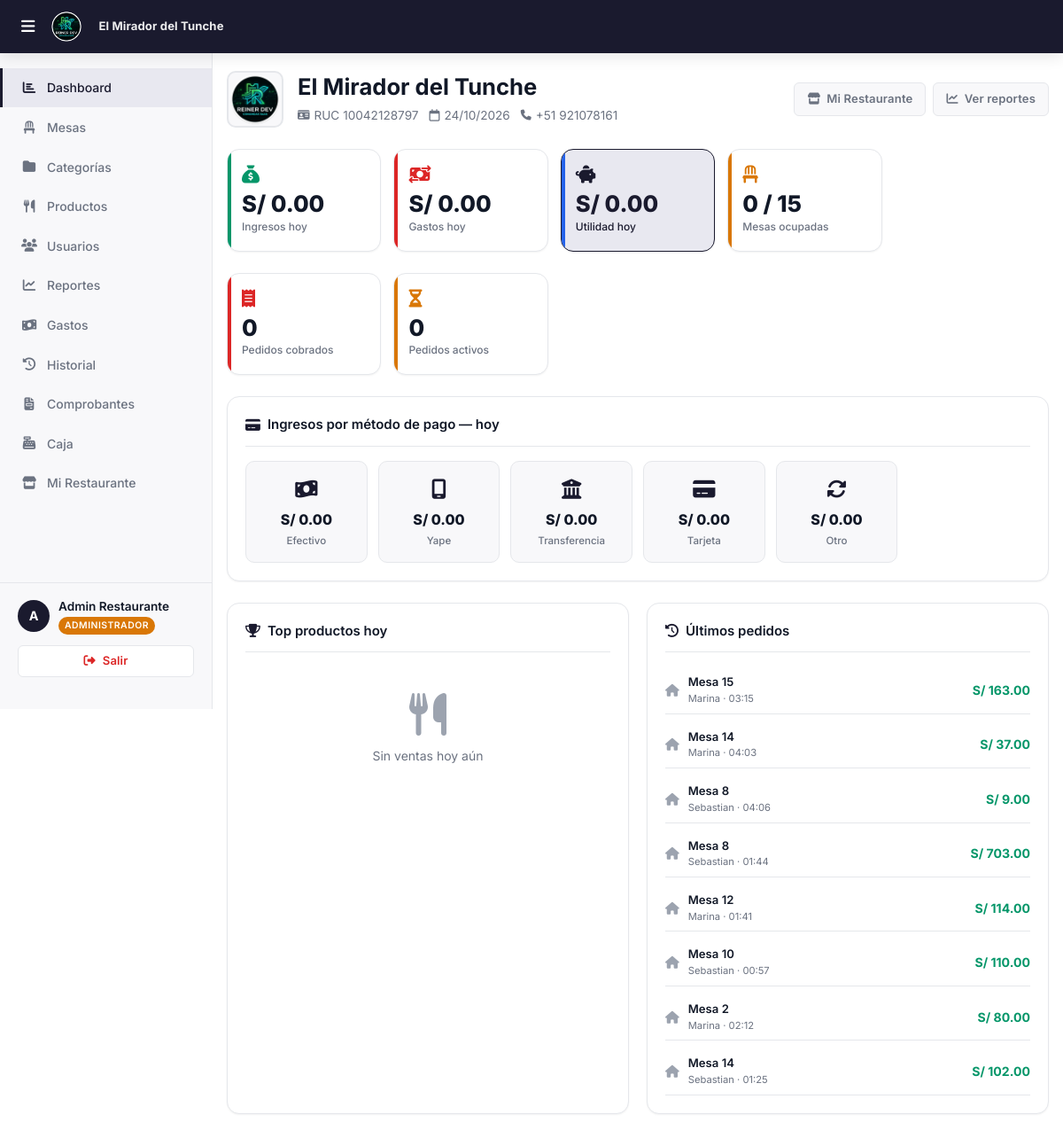
Screenshot of /roles/admin/dashboard.php (signed in) with the database file from the repository.
### tables this page shows
CREATE TABLE `facturacion_config` (
  `id` int(11) NOT NULL,
  `restaurante_id` int(11) NOT NULL,
  `ruc` varchar(11) DEFAULT NULL,
  `razon_social` varchar(200) DEFAULT NULL,
  `nombre_comercial` varchar(150) DEFAULT NULL,
  `direccion_fiscal` varchar(300) DEFAULT NULL,
  `telefono` varchar(20) DEFAULT NULL,
  `serie_boleta` varchar(4) DEFAULT 'B001',
  `serie_factura` varchar(4) DEFAULT 'F001',
  `serie_simple` varchar(4) DEFAULT 'T001',
  `correlativo_boleta` int(11) DEFAULT 0,
  `correlativo_factura` int(11) DEFAULT 0,
  `correlativo_simple` int(11) DEFAULT 0,
  `pie_mensaje` varchar(300) DEFAULT '¡Gracias por su visita!',
  `logo` varchar(255) DEFAULT NULL,
  `updated_at` timestamp NOT NULL DEFAULT current_timestamp() ON UPDATE current_timestamp()
);

CREATE TABLE `pedidos` (
  `id` int(11) NOT NULL,
  `restaurante_id` int(11) NOT NULL,
  `mesa_id` int(11) DEFAULT NULL,
  `usuario_id` int(11) NOT NULL,
  `tipo` enum('aqui','llevar') NOT NULL,
  `estado` enum('activo','cobrado','cancelado') DEFAULT 'activo',
  `total` decimal(10,2) DEFAULT 0.00,
  `descuento` decimal(10,2) DEFAULT 0.00,
  `cargo_extra` decimal(10,2) DEFAULT 0.00,
  `notas` text DEFAULT NULL,
  `created_at` timestamp NOT NULL DEFAULT current_timestamp(),
  `updated_at` timestamp NOT NULL DEFAULT current_timestamp() ON UPDATE current_timestamp()
);

CREATE TABLE `mesas` (
  `id` int(11) NOT NULL,
  `restaurante_id` int(11) NOT NULL,
  `numero` int(11) NOT NULL,
  `capacidad` int(11) DEFAULT 4,
  `estado` enum('libre','ocupada','reservada') DEFAULT 'libre',
  `activo` tinyint(1) DEFAULT 1
);

CREATE TABLE `usuarios` (
  `id` int(11) NOT NULL,
  `restaurante_id` int(11) DEFAULT NULL,
  `nombre` varchar(100) NOT NULL,
  `email` varchar(100) NOT NULL,
  `password` varchar(255) NOT NULL,
  `rol` enum('superadmin','admin','atencion','cocina') NOT NULL,
  `activo` tinyint(1) DEFAULT 1,
  `created_at` timestamp NOT NULL DEFAULT current_timestamp()
);

### roles/admin/dashboard.php (the view, shortened to what this page needs)
<?php
$restauranteId = $_SESSION['restaurante_id'];
$db = getDB();
$hoy = date('Y-m-d');
$stVentas = $db->prepare("
    SELECT COALESCE(SUM(pa.monto), 0) AS total_dia, COUNT(DISTINCT pe.id) AS pedidos_dia
    FROM pagos pa
    JOIN pedidos pe ON pe.id = pa.pedido_id
    WHERE pe.restaurante_id = ? AND pe.estado = 'cobrado' AND pa.anulado = 0 AND DATE(pa.created_at) = ?
");
$stVentas->execute([$restauranteId, $hoy]);
$ventas = $stVentas->fetch();
$stGastosDia = $db->prepare("SELECT COALESCE(SUM(monto), 0) FROM gastos WHERE restaurante_id = ? AND fecha = ? AND activo = 1");
$stGastosDia->execute([$restauranteId, $hoy]);
$gastosDia = $stGastosDia->fetchColumn();
$utilidadDia = $ventas['total_dia'] - $gastosDia;
$stMesas = $db->prepare("SELECT COUNT(*) AS ocupadas FROM mesas WHERE restaurante_id = ? AND estado = 'ocupada' AND activo = 1");
$stMesas->execute([$restauranteId]);
$mesasOcupadas = $stMesas->fetchColumn();
$stTotal = $db->prepare("SELECT COUNT(*) FROM mesas WHERE restaurante_id = ? AND activo = 1");
$stTotal->execute([$restauranteId]);
$totalMesas = $stTotal->fetchColumn();
$stActivos = $db->prepare("SELECT COUNT(*) FROM pedidos WHERE restaurante_id = ? AND estado = 'activo'");
$stActivos->execute([$restauranteId]);
$pedidosActivos = $stActivos->fetchColumn();
$stMetodos = $db->prepare("
    SELECT pa.metodo, COALESCE(SUM(pa.monto),0) AS total
    FROM pagos pa
    JOIN pedidos pe ON pe.id = pa.pedido_id
    WHERE pe.restaurante_id = ? AND pe.estado = 'cobrado' AND pa.anulado = 0 AND DATE(pa.created_at) = ?
    GROUP BY pa.metodo
");
$stMetodos->execute([$restauranteId, $hoy]);
$metodos = $stMetodos->fetchAll();
$metodoMap = array_column($metodos, 'total', 'metodo');
$stTop = $db->prepare("
    SELECT pr.nombre, SUM(pi.cantidad) AS vendidos, SUM(pi.subtotal) AS ingreso
    FROM pedido_items pi
    JOIN pedidos pe ON pe.id = pi.pedido_id
    JOIN productos pr ON pr.id = pi.producto_id
    WHERE pe.restaurante_id = ? AND pe.estado = 'cobrado'
      AND EXISTS (
          SELECT 1 FROM pagos pa
          WHERE pa.pedido_id = pe.id AND pa.anulado = 0 AND DATE(pa.created_at) = ?
      )
    GROUP BY pr.id, pr.nombre
    ORDER BY vendidos DESC
    LIMIT 5
");
$stTop->execute([$restauranteId, $hoy]);
$topProductos = $stTop->fetchAll();
$stUltimos = $db->prepare("
    SELECT pe.id, pe.tipo, pe.total, pe.created_at,
           m.numero AS mesa_numero,
           u.nombre AS cajero
    FROM pedidos pe
    LEFT JOIN mesas m ON m.id = pe.mesa_id
    JOIN usuarios u ON u.id = pe.usuario_id
    WHERE pe.restaurante_id = ? AND pe.estado = 'cobrado'
    ORDER BY pe.updated_at DESC
    LIMIT 8
");
$stUltimos->execute([$restauranteId]);
$ultimosPedidos = $stUltimos->fetchAll();
$stRest = $db->prepare("
    SELECT r.nombre,
           fc.logo, fc.nombre_comercial, fc.ruc, fc.direccion_fiscal, fc.telefono
    FROM restaurantes r
    LEFT JOIN facturacion_config fc ON fc.restaurante_id = r.id
    WHERE r.id = ?
");
$stRest->execute([$restauranteId]);
$restaurante = $stRest->fetch();
$nombreMostrar = !empty($restaurante['nombre_comercial'])
    ? $restaurante['nombre_comercial']
    : ($restaurante['nombre'] ?? 'Restaurante');
require_once '../../includes/header.php';
?>
        <div class="page-content">
            <div class="head-dashboard">
                <div class="head-brand">
                    <?php
                    $logoPath = $restaurante['logo'] ?? null;
                    $logoSrc  = ($logoPath && file_exists($_SERVER['DOCUMENT_ROOT'] . $logoPath))
                        ? htmlspecialchars($logoPath)
                        : BASE_URL . '/assets/logo.png';
                    ?>
                    <div style="width:64px;height:64px;border-radius:var(--radius-md);overflow:hidden;
                                border:2px solid var(--border);background:var(--bg-secondary);
                                display:flex;align-items:center;justify-content:center;flex-shrink:0;">
                        <img src="<?= $logoSrc ?>" alt="Logo" style="max-width:100%;max-height:100%;object-fit:contain;">
                    </div>
                    <div class="head-brand-info">
                        <h1><?= htmlspecialchars($nombreMostrar) ?></h1>
                        <div class="head-brand-meta">
                            <?php if (!empty($restaurante['ruc'])): ?>
                                <span><i class="fa-solid fa-id-card" style="margin-right:5px;font-size:0.75rem;"></i> RUC <?= htmlspecialchars($restaurante['ruc']) ?></span>
                            <?php endif; ?>
                            <span><i class="fa-regular fa-calendar" style="margin-right:5px;"></i> <?= date('d/m/Y') ?></span>
                            <?php if (!empty($restaurante['telefono'])): ?>
                                <span><i class="fa-solid fa-phone" style="margin-right:5px;font-size:0.75rem;"></i> <?= htmlspecialchars($restaurante['telefono']) ?></span>
                            <?php endif; ?>
                        </div>
                    </div>
                </div>
                <div class="head-actions">
                    <a href="config_facturacion.php" class="btn btn-ghost btn-sm">
                        <i class="fa-solid fa-store"></i> Mi Restaurante
                    </a>
                    <a href="reportes.php" class="btn btn-ghost btn-sm">
                        <i class="fa-solid fa-chart-line"></i> Ver reportes
                    </a>
                </div>
            </div>
            <div class="stats-grid mb-24">
                <div class="stat-card verde">
                    <div class="stat-icon"><i class="fa-solid fa-sack-dollar"></i></div>
                    <div class="stat-valor">S/ <?= number_format($ventas['total_dia'], 2) ?></div>
                    <div class="stat-label">Ingresos hoy</div>
                </div>
                <div class="stat-card rojo">
                    <div class="stat-icon"><i class="fa-solid fa-money-bill-transfer"></i></div>
                    <div class="stat-valor">S/ <?= number_format($gastosDia, 2) ?></div>
                    <div class="stat-label">Gastos hoy</div>
                </div>
                <div class="stat-card azul" style="background: var(--primary-light); border-color: var(--primary);">
                    <div class="stat-icon" style="color: var(--primary);"><i class="fa-solid fa-piggy-bank"></i></div>
                    <div class="stat-valor" style="color: var(--primary);">S/ <?= number_format($utilidadDia, 2) ?></div>
                    <div class="stat-label" style="color: var(--primary);">Utilidad hoy</div>
                </div>
                <div class="stat-card naranja">
                    <div class="stat-icon"><i class="fa-solid fa-chair"></i></div>
                    <div class="stat-valor"><?= $mesasOcupadas ?> / <?= $totalMesas ?></div>
                    <div class="stat-label">Mesas ocupadas</div>
                </div>
            </div>
            <div class="stats-grid mb-24">
                <div class="stat-card rojo">
                    <div class="stat-icon"><i class="fa-solid fa-receipt"></i></div>
                    <div class="stat-valor"><?= $ventas['pedidos_dia'] ?></div>
                    <div class="stat-label">Pedidos cobrados</div>
                </div>
                <div class="stat-card dorado">
                    <div class="stat-icon"><i class="fa-solid fa-hourglass-half"></i></div>
                    <div class="stat-valor"><?= $pedidosActivos ?></div>
                    <div class="stat-label">Pedidos activos</div>
                </div>
            </div>
            <div class="card mb-24">
                <div class="card-title"><i class="fa-solid fa-credit-card"></i> Ingresos por método de pago — hoy</div>
                <div style="display:grid;grid-template-columns:repeat(auto-fill,minmax(120px,1fr));gap:12px;">
                    <?php
                    $metodoInfo = [
                        'efectivo'      => ['fa-money-bill-wave', 'Efectivo'],
                        'yape'          => ['fa-mobile-screen',   'Yape'],
                        'transferencia' => ['fa-building-columns','Transferencia'],
                        'tarjeta'       => ['fa-credit-card',     'Tarjeta'],
                        'otro'          => ['fa-rotate',          'Otro'],
                    ];
                    foreach ($metodoInfo as $key => [$icon, $label]): ?>
                    <div style="background:var(--bg-secondary);border-radius:var(--radius-md);padding:14px 12px;text-align:center;border:1px solid var(--border);">
                        <div style="font-size:1.4rem;color:var(--primary);margin-bottom:6px;"><i class="fa-solid <?= $icon ?>"></i></div>
                        <div style="font-weight:800;font-size:1rem;margin:4px 0;color:var(--text-primary);">S/ <?= number_format($metodoMap[$key] ?? 0, 2) ?></div>
                        <div style="font-size:.72rem;color:var(--text-secondary);font-weight:500;"><?= $label ?></div>
                    </div>
                    <?php endforeach; ?>
                </div>
            </div>
            <div class="dashboard-bottom-grid">
                <div class="card">
                    <div class="card-title"><i class="fa-solid fa-trophy"></i> Top productos hoy</div>
                    <?php if ($topProductos): ?>
                    <div style="display:flex;flex-direction:column;gap:10px;">
                        <?php foreach ($topProductos as $i => $p): ?>
                        <div style="display:flex;align-items:center;gap:10px;">
                            <div style="width:26px;height:26px;background:<?= $i===0?'var(--warning)':($i===1?'var(--border)':'var(--bg-secondary)') ?>;border-radius:50%;display:flex;align-items:center;justify-content:center;font-size:.72rem;font-weight:800;color:var(--text-primary);flex-shrink:0;"><?= $i+1 ?></div>
                            <div style="flex:1;">
                                <div style="font-size:.875rem;font-weight:600;color:var(--text-primary);"><?= htmlspecialchars($p['nombre']) ?></div>
                                <div style="font-size:.72rem;color:var(--text-secondary);"><?= $p['vendidos'] ?> vendidos</div>
                            </div>
                            <div style="font-size:.875rem;font-weight:700;color:var(--primary);">S/ <?= number_format($p['ingreso'],2) ?></div>
                        </div>
                        <?php endforeach; ?>
                    </div>
                    <?php else: ?>
                    <div class="empty-state" style="padding:30px 0;">
                        <div class="icon"><i class="fa-solid fa-utensils"></i></div>
                        <p>Sin ventas hoy aún</p>
                    </div>
                    <?php endif; ?>
                </div>
                <div class="card">
                    <div class="card-title"><i class="fa-solid fa-clock-rotate-left"></i> Últimos pedidos</div>
                    <?php if ($ultimosPedidos): ?>
                    <div style="display:flex;flex-direction:column;gap:8px;">
                        <?php foreach ($ultimosPedidos as $p): ?>
                        <div style="display:flex;align-items:center;gap:10px;padding:8px 0;border-bottom:1px solid var(--border);">
                            <span style="color:var(--text-muted);font-size:.875rem;">
                                <i class="fa-solid <?= $p['tipo']==='aqui' ? 'fa-house' : 'fa-bag-shopping' ?>"></i>
                            </span>
                            <div style="flex:1;">
                                <div style="font-size:.82rem;font-weight:600;color:var(--text-primary);">
                                    <?= $p['mesa_numero'] ? 'Mesa '.$p['mesa_numero'] : 'Para Llevar' ?>
                                </div>
                                <div style="font-size:.7rem;color:var(--text-secondary);"><?= htmlspecialchars($p['cajero']) ?> · <?= date('H:i', strtotime($p['created_at'])) ?></div>
                            </div>
                            <div style="font-weight:700;font-size:.88rem;color:var(--success);">S/ <?= number_format($p['total'],2) ?></div>
                        </div>
                        <?php endforeach; ?>
                    </div>
                    <?php endif; ?>
                </div>
            </div>
        </div>
<?php require_once '../../includes/footer.php'; ?>

### includes/header.php (shortened to what this page needs)
<?php
$_brandingLogo   = BASE_URL . '/assets/logo.png';
$_brandingNombre = 'R.DEV';
if (!empty($_SESSION['restaurante_id']) && $_SESSION['rol'] !== 'superadmin') {
    try {
        $_dbB = getDB();
        $_stB = $_dbB->prepare("
            SELECT fc.logo, fc.nombre_comercial, r.nombre
            FROM restaurantes r
            LEFT JOIN facturacion_config fc ON fc.restaurante_id = r.id
            WHERE r.id = ?
        ");
        $_stB->execute([$_SESSION['restaurante_id']]);
        $_brand = $_stB->fetch();
        if ($_brand) {
            $_brandingNombre = htmlspecialchars(
                !empty($_brand['nombre_comercial']) ? $_brand['nombre_comercial'] : $_brand['nombre']
            );
        }
    } catch (Exception $_eB) {  }
}
?>
<!DOCTYPE html>
<html lang="es">
<head>
    <link rel="stylesheet" href="https://cdnjs.cloudflare.com/ajax/libs/font-awesome/6.5.1/css/all.min.css">
    <link rel="stylesheet" href="<?= BASE_URL ?>/assets/css/main.css?v=<?= filemtime(__DIR__ . '/../assets/css/main.css') ?>">
</head>
<body>
<nav class="navbar">
    <div class="navbar-brand">
        <?php if ($_SESSION['rol'] === 'superadmin'): ?>
            <img src="<?= BASE_URL ?>/assets/logo.png" alt="R.DEV" style="height:32px;width:auto;">
        <?php else: ?>
            <img src="<?= $_brandingLogo ?>" alt="<?= $_brandingNombre ?>"
                 style="height:36px;width:auto;max-width:120px;object-fit:contain;border-radius:4px;">
            <span style="font-size:.82rem;font-weight:700;color:rgba(255,255,255,.92);margin-left:8px;
                         max-width:160px;overflow:hidden;text-overflow:ellipsis;white-space:nowrap;
                         letter-spacing:.01em;">
                <?= $_brandingNombre ?>
            </span>
        <?php endif; ?>
    </div>
</nav>
<div class="layout-admin">
    <?php include __DIR__ . '/sidebar.php'; ?>
    <div class="main-content">

### rows the page displays
facturacion_config: nombre_comercial "El Mirador del Tunche", ruc "10042128797", telefono "+51 921078161"
pedidos: mesa.numero "15", usuario.nombre "Marina", created_at "03:15", total "163.00"
pedidos: mesa.numero "14", usuario.nombre "Marina", created_at "04:03", total "37.00"
pedidos: mesa.numero "8", usuario.nombre "Sebastian", created_at "04:06", total "9.00"
pedidos: mesa.numero "8", usuario.nombre "Sebastian", created_at "01:44", total "703.00"
pedidos: mesa.numero "12", usuario.nombre "Marina", created_at "01:41", total "114.00"
pedidos: mesa.numero "10", usuario.nombre "Sebastian", created_at "00:57", total "110.00"
pedidos: mesa.numero "2", usuario.nombre "Marina", created_at "02:12", total "80.00"
pedidos: mesa.numero "14", usuario.nombre "Sebastian", created_at "01:25", total "102.00"

### other values shown
$nombreInicial "A"
$_SESSION['nombre'] "Admin Restaurante"
$rolLabel "ADMINISTRADOR"
$ventas['total_dia'] "0.00"
$gastosDia "0.00"
$utilidadDia "0.00"
$mesasOcupadas "0"
$totalMesas "15"
$ventas['pedidos_dia'] "0"
$pedidosActivos "0"
$metodoMap[$key] "0.00"
$label "Efectivo"
$label "Yape"
$label "Transferencia"
$label "Tarjeta"
